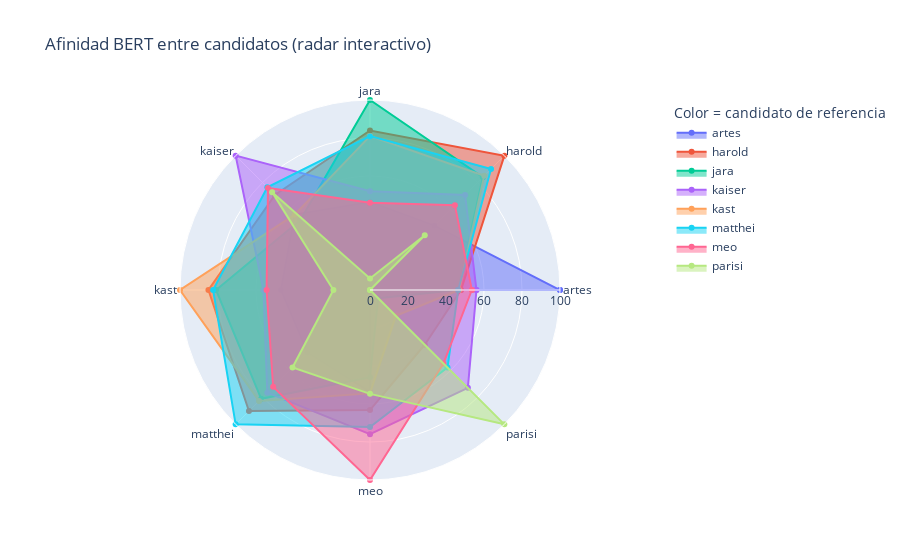
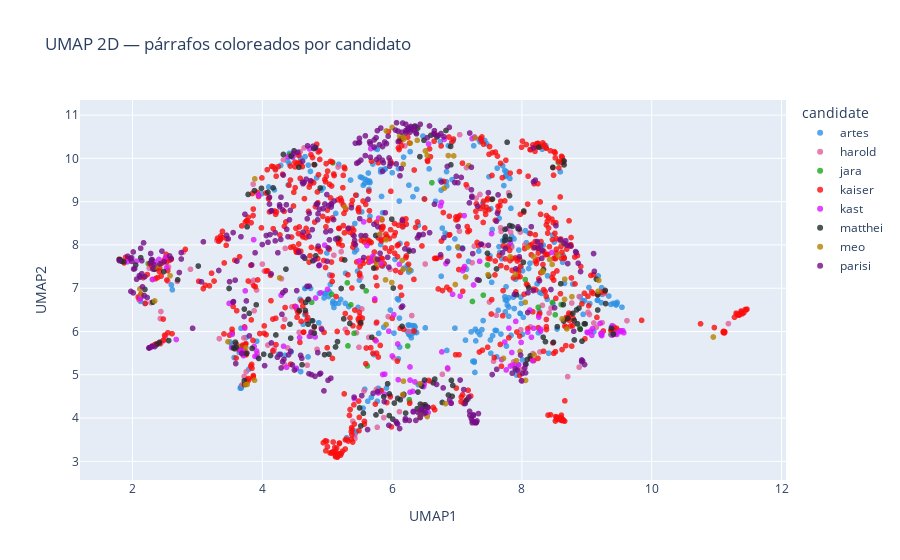
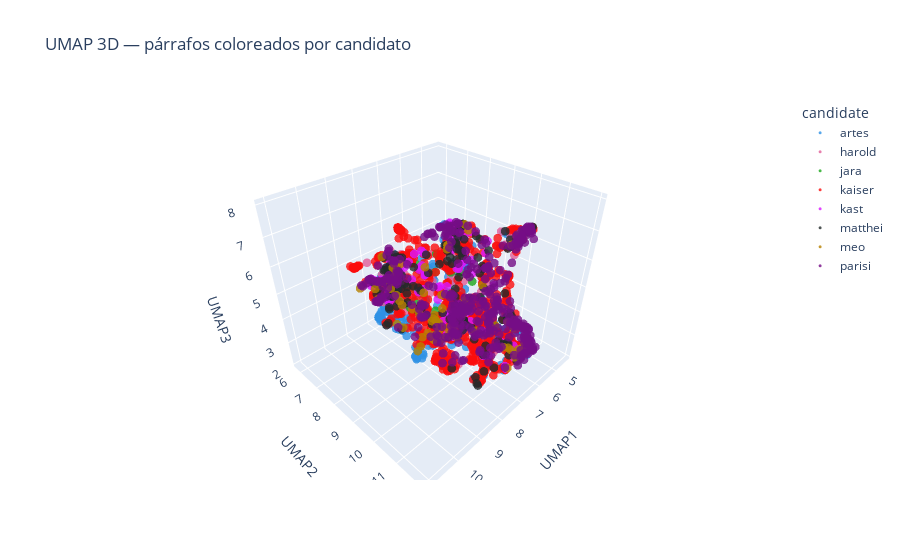

The notebook cell saved with these charts, in order:
### Code cell
# %% MÓDULO 12-P — Radar + UMAP 2D/3D interactivos
from sklearn.metrics.pairwise import cosine_similarity
import pandas as pd, numpy as np, umap
import plotly.graph_objects as go
import plotly.express as px

# 12-P.1 — matriz coseno por candidato
S = cosine_similarity(E_cand, E_cand)
labels = cands

# 12-P.2 — radar interactivo con leyenda explicativa
S01 = (S - S.min()) / (S.max() - S.min() + 1e-9)
S100 = 100.0 * S01
theta = labels + [labels[0]]

fig_radar = go.Figure()
for i, name in enumerate(labels):
    vals = S100[i, :].tolist() + [S100[i, 0]]
    fig_radar.add_trace(go.Scatterpolar(
        r=vals, theta=theta,
        mode="lines+markers", fill="toself",
        name=name,
        hovertemplate="<b>Referencia:</b> "+name+
                      "<br>%{theta}: %{r:.1f}<extra></extra>"
    ))
fig_radar.update_layout(
    title="Afinidad BERT entre candidatos (radar interactivo)",
    polar=dict(radialaxis=dict(range=[0,100], tick0=0, dtick=20)),
    legend_title_text="Color = candidato de referencia"
)
fig_radar.show()

# 12-P.3 — UMAP 2D global
cand_codes = paras_df["candidate"].astype("category")
cand_idx = cand_codes.cat.codes
cand_names = cand_codes.cat.categories.tolist()

um2 = umap.UMAP(
    n_components=2, random_state=42,
    metric="cosine", n_neighbors=15, min_dist=0.1
).fit_transform(Z_para)

df_um2 = pd.DataFrame({
    "UMAP1": um2[:, 0],
    "UMAP2": um2[:, 1],
    "candidate": paras_df["candidate"],
    "filename": paras_df["filename"],
    "para_id": paras_df["para_id"],
    "text": [t[:280]+"…" if isinstance(t,str) and len(t)>280 else t
             for t in paras_df["text"]]
})

# paleta cualitativa segura
try:
    palette = px.colors.qualitative.Dark24
except AttributeError:
    palette = px.colors.qualitative.Plotly

fig_u2 = px.scatter(
    df_um2, x="UMAP1", y="UMAP2",
    color="candidate",
    hover_data=["filename", "para_id", "text"],
    title="UMAP 2D — párrafos coloreados por candidato",
    color_discrete_sequence=palette
)
fig_u2.update_traces(marker=dict(size=6, opacity=0.8))
fig_u2.show()

# 12-P.4 — UMAP 3D global
um3 = umap.UMAP(
    n_components=3, random_state=42,
    metric="cosine", n_neighbors=15, min_dist=0.1
).fit_transform(Z_para)

df_um3 = pd.DataFrame({
    "UMAP1": um3[:, 0],
    "UMAP2": um3[:, 1],
    "UMAP3": um3[:, 2],
    "candidate": paras_df["candidate"],
    "filename": paras_df["filename"],
    "para_id": paras_df["para_id"],
    "text": [t[:200]+"…" if isinstance(t,str) and len(t)>200 else t
             for t in paras_df["text"]]
})

fig_u3 = px.scatter_3d(
    df_um3, x="UMAP1", y="UMAP2", z="UMAP3",
    color="candidate",
    hover_data=["filename", "para_id", "text"],
    title="UMAP 3D — párrafos coloreados por candidato",
    color_discrete_sequence=palette
)
fig_u3.update_traces(marker=dict(size=3, opacity=0.8))
fig_u3.show()

### Figure 1 — Plotly figure (JSON) as saved in the notebook; plotly's stock layout.template omitted (floating-point values rounded to 4 significant figures)
{"data": [{"fill": "toself", "hovertemplate": "<b>Referencia:</b> artes<br>%{theta}: %{r:.1f}<extra></extra>", "mode": "lines+markers", "name": "artes", "r": [100, 47.9, 46.25, 56.03, 46.87, 46.47, 53.59, 0, 100], "theta": ["artes", "harold", "jara", "kaiser", "kast", "matthei", "meo", "parisi", "artes"], "type": "scatterpolar"}, {"fill": "toself", "hovertemplate": "<b>Referencia:</b> harold<br>%{theta}: %{r:.1f}<extra></extra>", "mode": "lines+markers", "name": "harold", "r": [47.9, 100.0, 83.96, 70.75, 85.04, 90.1, 63.17, 40.76, 47.9], "theta": ["artes", "harold", "jara", "kaiser", "kast", "matthei", "meo", "parisi", "artes"], "type": "scatterpolar"}, {"fill": "toself", "hovertemplate": "<b>Referencia:</b> jara<br>%{theta}: %{r:.1f}<extra></extra>", "mode": "lines+markers", "name": "jara", "r": [46.25, 83.96, 100.0, 51.94, 81.03, 80.97, 45.94, 6.061, 46.25], "theta": ["artes", "harold", "jara", "kaiser", "kast", "matthei", "meo", "parisi", "artes"], "type": "scatterpolar"}, {"fill": "toself", "hovertemplate": "<b>Referencia:</b> kaiser<br>%{theta}: %{r:.1f}<extra></extra>", "mode": "lines+markers", "name": "kaiser", "r": [56.03, 70.75, 51.94, 100.0, 56.05, 76.43, 75.93, 72.85, 56.03], "theta": ["artes", "harold", "jara", "kaiser", "kast", "matthei", "meo", "parisi", "artes"], "type": "scatterpolar"}, {"fill": "toself", "hovertemplate": "<b>Referencia:</b> kast<br>%{theta}: %{r:.1f}<extra></extra>", "mode": "lines+markers", "name": "kast", "r": [46.87, 85.04, 81.03, 56.05, 100.0, 82.58, 54.42, 19.26, 46.87], "theta": ["artes", "harold", "jara", "kaiser", "kast", "matthei", "meo", "parisi", "artes"], "type": "scatterpolar"}, {"fill": "toself", "hovertemplate": "<b>Referencia:</b> matthei<br>%{theta}: %{r:.1f}<extra></extra>", "mode": "lines+markers", "name": "matthei", "r": [46.47, 90.1, 80.97, 76.43, 82.58, 100.0, 72.09, 57.7, 46.47], "theta": ["artes", "harold", "jara", "kaiser", "kast", "matthei", "meo", "parisi", "artes"], "type": "scatterpolar"}, {"fill": "toself", "hovertemplate": "<b>Referencia:</b> meo<br>%{theta}: %{r:.1f}<extra></extra>", "mode": "lines+markers", "name": "meo", "r": [53.59, 63.17, 45.94, 75.93, 54.42, 72.09, 100.0, 54.67, 53.59], "theta": ["artes", "harold", "jara", "kaiser", "kast", "matthei", "meo", "parisi", "artes"], "type": "scatterpolar"}, {"fill": "toself", "hovertemplate": "<b>Referencia:</b> parisi<br>%{theta}: %{r:.1f}<extra></extra>", "mode": "lines+markers", "name": "parisi", "r": [0, 40.76, 6.061, 72.85, 19.26, 57.7, 54.67, 100.0, 0], "theta": ["artes", "harold", "jara", "kaiser", "kast", "matthei", "meo", "parisi", "artes"], "type": "scatterpolar"}], "layout": {"legend": {"title": {"text": "Color = candidato de referencia"}}, "polar": {"radialaxis": {"dtick": 20, "range": [0, 100], "tick0": 0}}, "title": {"text": "Afinidad BERT entre candidatos (radar interactivo)"}}}

### Figure 2 — Plotly figure (JSON) as saved in the notebook; plotly's stock layout.template omitted (floating-point values rounded to 4 significant figures; data arrays with more than 128 entries replaced by an {"elided": "..."} marker saying what was removed)
{"data": [{"customdata": {"elided": "319x3 mixed values"}, "hovertemplate": "candidate=artes<br>UMAP1=%{x}<br>UMAP2=%{y}<br>filename=%{customdata[0]}<br>para_id=%{customdata[1]}<br>text=%{customdata[2]}<extra></extra>", "legendgroup": "artes", "marker": {"color": "#2E91E5", "opacity": 0.8, "size": 6, "symbol": "circle"}, "mode": "markers", "name": "artes", "showlegend": true, "type": "scattergl", "x": {"elided": "319 float values"}, "xaxis": "x", "y": {"elided": "319 float values"}, "yaxis": "y"}, {"customdata": {"elided": "138x3 mixed values"}, "hovertemplate": "candidate=harold<br>UMAP1=%{x}<br>UMAP2=%{y}<br>filename=%{customdata[0]}<br>para_id=%{customdata[1]}<br>text=%{customdata[2]}<extra></extra>", "legendgroup": "harold", "marker": {"color": "#E15F99", "opacity": 0.8, "size": 6, "symbol": "circle"}, "mode": "markers", "name": "harold", "showlegend": true, "type": "scattergl", "x": {"elided": "138 float values"}, "xaxis": "x", "y": {"elided": "138 float values"}, "yaxis": "y"}, {"customdata": [["jara.pdf", 1, "Plataforma Programática Justa, Segura y Próspera Esta plataforma de gobierno nace con un compromiso claro: defender, recuperar y cambiar lo que más le importa a cada uno y una de nosotros, la posibilidad de que nuestras familias vivan en un país más justo, seguro y próspero para …"], ["jara.pdf", 2, "Eso no es justo . Nuestro compromiso es que las familias trabajadoras de Chile tengan una vida digna. Y para lograrlo, es necesario terminar con los abusos que se repiten cada día: sueldos bajos, viviendas precarias, altos tiempos de espera en salud, transporte indigno, falta de …"], ["jara.pdf", 3, "Todo esto ha sido posible gracias a una férrea voluntad política de cambiar las cosas. Estas medidas no son promesas ni palabras vacías: son acciones concretas que hoy mejoran la vida de miles de familias trabajadoras en todo Chile. Pero lo decimos con claridad: no es suﬁciente. …"], ["jara.pdf", 4, "Hemos llegado a un momento decisivo para cada uno y cada una de nosotros. Lo que hemos logrado construir con tanto esfuerzo en estos años hoy está amenazado por una derecha que quiere retroceder en derechos que permiten las condiciones de vida digna para los chilenos y chilenas. …"], ["jara.pdf", 5, "defender a las familias chilenas, a los trabajadores y trabajadoras, a las juventudes, a las mujeres, a las diversidades, a los pueblos indígenas y a todas las personas que, a pesar de tener lo menos, hacen lo más. Defenderlos es, en realidad, defender a nuestro país. 1 Este prog…"], ["jara.pdf", 6, "A defender lo que hemos logrado con lucha, a sumar fuerzas para lo que aún nos falta, a volver a soñar juntos con el país que merecemos. Porque solo unidos podremos avanzar hacia un Chile mejor. Sabemos que la realidad nacional se ha vuelto incierta , pero también sabemos que la …"], ["jara.pdf", 7, "A creer que es posible un Chile distinto, construido desde las grandes mayorías, con futuro, justicia y esperanza. Los ejes de nuestra propuesta Para avanzar hacia un país más justo, el Partido Comunista propone un programa de gobierno estructurado en tres ejes fundamentales: Des…"], ["jara.pdf", 8, "Modelo de desarrollo guiado por la demanda interna parte de una premisa sencilla y poderosa: cuando a las y los trabajadores les va bien, al país también le va bien. Esto implica aumentar los ingresos de las familias mediante políticas de fortalecimiento del empleo, negociación c…"], ["jara.pdf", 9, "Porque no basta con tener empleo si se vive en zonas sin servicios, con transporte precario, sin acceso a salud o con escuelas abandonadas. Apostar por barrios dignos es garantizar que todas las familias, sin importar dónde vivan, tengan derecho a un entorno seguro, con infraestr…"], ["jara.pdf", 10, "sin participación, sin derechos garantizados, sin instituciones legítimas y cercanas, no hay transformación posible. La democracia no es solo el derecho a votar cada cierto tiempo; es también el derecho a participar de la vida social, económica y territorial. Esto incluye no sólo…"], ["jara.pdf", 11, "La mejor estrategia en seguridad pública es priorizar inteligencia policial, presencia del Estado en los territorios y fuerte prevención social. Se trata de desarticular las redes del crimen organizado, devolver el control de los barrios a las comunidades, y entender que la segur…"], ["jara.pdf", 12, "Más empleos decente y mejores salarios: Para mejorar sueldos y empleos se requiere una política de inversión pública estratégica, combinada con un nuevo pacto social laboral que digniﬁque el trabajo. La relación entre estos tres ejes permite construir un proyecto coherente y tran…"], ["jara.pdf", 13, "Esta articulación no sólo ofrece una estrategia de transformación estructural, sino que también acerca las metas de un gobierno a las preocupaciones concretas de las personas. Lo que muchas veces se presenta como grandes debates ideológicos, aquí se traduce en cuestiones simples …"], ["jara.pdf", 14, "Es un proyecto que no se limita a administrar lo existente, sino que transforma lo necesario. Para que Chile avance, es imprescindible garantizar condiciones justas para vivir. Y para eso, no basta con crecimiento económico; se requiere un nuevo pacto social, territorial y democr…"], ["jara.pdf", 15, "Se avanzará hacia un salario vital, fortaleciendo la conciliación laboral y la sala cuna universal. Además, se revisará la subcontratación y las causales de despido para recuperar la estabilidad en el empleo. Se promoverán ambientes laborales libres de violencia, con perspectiva …"], ["jara.pdf", 16, "Enfrentaremos con ﬁrmeza la ruta del dinero que genera el narcotráﬁco. Impulsaremos una ley de levantamiento del secreto bancario. Erradicaremos la violencia de género como prioridad nacional. Seguridad, orden y justicia para proteger a las familias de Chile. 3. Debemos asegurar …"], ["jara.pdf", 17, "Impulsaremos una reforma del sistema de salud para avanzar hacia un modelo universal, integrado y solidario. Reduciremos listas de espera,a través de la reducción de los tiempos de espera, de los tiempos de entrega de exámenes y la ampliación del número de especialistas. Ampliare…"], ["jara.pdf", 18, "Proponemos un nuevo modelo de desarrollo productivo basado en industrialización, tecnología y sustentabilidad. Fortaleceremos el rol estratégico del Estado en sectores clave como el cobre, el litio y energía, impulsando la empresa nacional del litio y una transición ecológica jus…"], ["jara.pdf", 19, "Impulsaremos trayectorias educativas continuas y dignas, implementaremos el plan Escuelas como Espacios Seguros para prevenir la violencia escolar, fortaleceremos la salud mental en escuelas y modernizaremos el ﬁnanciamiento hacia un modelo basal justo. Impulsaremos el rol públic…"], ["jara.pdf", 20, "Garantizaremos la autonomía económica de mujeres y diversidades con empleo digno e inserción laboral inclusiva. Aseguraremos el derecho al aborto libre, seguro y gratuito, ampliaremos el acceso a la salud sexual y reproductiva, e implementaremos una Educación Sexual y Afectiva In…"], ["jara.pdf", 21, "Impulsaremos el modelo de \"Ciudad Digna\" y ciudades de 15 minutos, asegurando servicios básicos cerca de los hogares. Construiremos viviendas públicas a precio justo, apoyaremos cooperativas de vivienda, fortaleceremos el arriendo protegido y ﬁscalizaremos estrictamente el mercad…"], ["jara.pdf", 22, "Crearemos una nueva Ley de Protección de Glaciares y un ente autónomo de bases ambientales. 11. Infancias libres, futuro seguro. Crearemos un Sistema Nacional de Protección Administrativa para niñas, niños y adolescentes, extendiendo Chile Crece Contigo hasta los 13 años y la ate…"], ["jara.pdf", 23, "Reconoceremos y remuneraremos el trabajo reproductivo y de cuidados como pilar económico. Aumentaremos la inversión pública en infraestructura, educación, salud y tecnología, fortaleciendo el rol del Estado con enfoque de género, justicia social y equidad territorial. 13. Chile s…"], ["jara.pdf", 24, "Fortaleceremos la Ley de Transparencia endureciendo las sanciones por corrupción, regulando las “puertas giratorias” entre el sector público y privado y protegiendo efectivamente a los denunciantes. Modernizaremos el sistema de compras públicas para asegurar trazabilidad y exclui…"], ["jara.pdf", 25, "Aseguraremos la paridad de género en todos los niveles de representación, reservaremos escaños para pueblos indígenas e impulsaremos mecanismos de participación ciudadana como iniciativas populares de ley, derogación de leyes, consultas y plebiscitos locales abiertos a extranjero…"], ["jara.pdf", 26, "Impulsaremos la expansión ferroviaria con proyectos como Santiago–Melipilla, Biotrén hasta Lota y el tren Valparaíso–Santiago, conectando regiones y reduciendo desigualdades territoriales. Avanzaremos en electromovilidad, expandiendo las ﬂotas de buses eléctricos y creando una re…"], ["jara.pdf", 27, "Garantizaremos ﬁnanciamiento a los Sitios de Memoria, promulgaremos una ley que prohíba el negacionismo de las violaciones a los derechos humanos durante la dictadura, ampliaremos las atribuciones del INDH, estableceremos un mecanismo permanente de caliﬁcación de víctimas y capac…"], ["jara.pdf", 28, "Promoveremos la generación de condiciones habilitantes —como el acceso al agua, energía y servicios básicos— junto con una política robusta de conectividad digital y territorial, que permita integrar a los territorios rurales. Asimismo, fomentaremos la diversiﬁcación productiva s…"], ["jara.pdf", 29, "trayectorias educativas continuas y gratuitas con bienestar estudiantil asegurado; prioridad en cooperativas de vivienda y arriendo protegido; ciudades de 15 minutos con espacios seguros, cultura, salud mental y transporte nocturno; políticas efectivas de prevención de violencia …"]], "hovertemplate": "candidate=jara<br>UMAP1=%{x}<br>UMAP2=%{y}<br>filename=%{customdata[0]}<br>para_id=%{customdata[1]}<br>text=%{customdata[2]}<extra></extra>", "legendgroup": "jara", "marker": {"color": "#1CA71C", "opacity": 0.8, "size": 6, "symbol": "circle"}, "mode": "markers", "name": "jara", "showlegend": true, "type": "scattergl", "x": [5.31, 8.251, 8.514, 9.388, 8.891, 9.372, 8.471, 5.364, 5.413, 6.24, 6.265, 5.068, 5.6, 8.605, 4.76, 7.238, 2.241, 6.613, 3.703, 4.74, 4.419, 7.405, 7.469, 8.052, 5.32, 8.56, 5.619, 5.087, 3.676], "xaxis": "x", "y": [7.125, 6.559, 6.385, 5.985, 6.077, 5.93, 6.672, 6.617, 5.957, 5.665, 4.424, 6.858, 6.939, 6.622, 6.673, 6.694, 7.568, 9.438, 5.581, 5.89, 10.08, 6.839, 7.539, 7.2, 5.668, 9.909, 5.205, 9.896, 5.657], "yaxis": "y"}, {"customdata": {"elided": "782x3 mixed values"}, "hovertemplate": "candidate=kaiser<br>UMAP1=%{x}<br>UMAP2=%{y}<br>filename=%{customdata[0]}<br>para_id=%{customdata[1]}<br>text=%{customdata[2]}<extra></extra>", "legendgroup": "kaiser", "marker": {"color": "#FB0D0D", "opacity": 0.8, "size": 6, "symbol": "circle"}, "mode": "markers", "name": "kaiser", "showlegend": true, "type": "scattergl", "x": {"elided": "782 float values"}, "xaxis": "x", "y": {"elided": "782 float values"}, "yaxis": "y"}, {"customdata": {"elided": "135x3 mixed values"}, "hovertemplate": "candidate=kast<br>UMAP1=%{x}<br>UMAP2=%{y}<br>filename=%{customdata[0]}<br>para_id=%{customdata[1]}<br>text=%{customdata[2]}<extra></extra>", "legendgroup": "kast", "marker": {"color": "#DA16FF", "opacity": 0.8, "size": 6, "symbol": "circle"}, "mode": "markers", "name": "kast", "showlegend": true, "type": "scattergl", "x": {"elided": "135 float values"}, "xaxis": "x", "y": {"elided": "135 float values"}, "yaxis": "y"}, {"customdata": {"elided": "172x3 mixed values"}, "hovertemplate": "candidate=matthei<br>UMAP1=%{x}<br>UMAP2=%{y}<br>filename=%{customdata[0]}<br>para_id=%{customdata[1]}<br>text=%{customdata[2]}<extra></extra>", "legendgroup": "matthei", "marker": {"color": "#222A2A", "opacity": 0.8, "size": 6, "symbol": "circle"}, "mode": "markers", "name": "matthei", "showlegend": true, "type": "scattergl", "x": {"elided": "172 float values"}, "xaxis": "x", "y": {"elided": "172 float values"}, "yaxis": "y"}, {"customdata": {"elided": "77x3 mixed values"}, "hovertemplate": "candidate=meo<br>UMAP1=%{x}<br>UMAP2=%{y}<br>filename=%{customdata[0]}<br>para_id=%{customdata[1]}<br>text=%{customdata[2]}<extra></extra>", "legendgroup": "meo", "marker": {"color": "#B68100", "opacity": 0.8, "size": 6, "symbol": "circle"}, "mode": "markers", "name": "meo", "showlegend": true, "type": "scattergl", "x": [8.618, 8.692, 5.995, 8.77, 8.657, 8.66, 5.763, 7.131, 6.974, 7.82, 8.182, 7.012, 8.426, 8.315, 8.089, 8.619, 7.478, 6.387, 8.558, 8.466, 5.812, 7.9, 5.273, 2.579, 6.513, 6.172, 5.571, 5.899, 7.279, 8.323, 7.972, 7.716, 6.174, 6.431, 6.541, 6.425, 7.915, 6.163, 3.884, 10.95, 8.056, 6.447, 6.824, 8.19, 6.426, 2.342, 2.417, 2.133, 5.749, 2.114, 6.116, 2.34, 3.88, 3.767, 4.267, 3.741, 3.47, 3.746, 6.803, 6.949, 6.184, 7.181, 6.279, 6.866, 6.541, 9.184, 5.911, 6.001, 9.173, 6.175, 6.271, 5.906, 6.169, 6.154, 5.842, 8.052, 5.907], "xaxis": "x", "y": [6.29, 6.06, 7.132, 6.803, 6.743, 7.208, 7.56, 7.26, 7.085, 7.725, 7.728, 7.958, 7.665, 7.396, 7.951, 8.035, 7.313, 10.42, 7.755, 7.551, 8.25, 7.319, 8.874, 7.289, 10.17, 9.861, 8.195, 7.193, 10.47, 7.371, 5.539, 5.378, 4.853, 4.116, 4.036, 4.009, 5.325, 4.54, 9.526, 5.872, 4.871, 4.138, 4.334, 5.457, 4.795, 6.706, 7.528, 6.853, 7.675, 6.984, 10.52, 7.478, 4.873, 4.779, 7.239, 4.77, 5.764, 5.626, 9.311, 10.06, 10.45, 9.832, 10.35, 10.06, 10.07, 7.182, 10.63, 10.71, 6.928, 10.48, 7.424, 8.117, 7.434, 7.64, 8.601, 6.675, 6.16], "yaxis": "y"}, {"customdata": {"elided": "369x3 mixed values"}, "hovertemplate": "candidate=parisi<br>UMAP1=%{x}<br>UMAP2=%{y}<br>filename=%{customdata[0]}<br>para_id=%{customdata[1]}<br>text=%{customdata[2]}<extra></extra>", "legendgroup": "parisi", "marker": {"color": "#750D86", "opacity": 0.8, "size": 6, "symbol": "circle"}, "mode": "markers", "name": "parisi", "showlegend": true, "type": "scattergl", "x": {"elided": "369 float values"}, "xaxis": "x", "y": {"elided": "369 float values"}, "yaxis": "y"}], "layout": {"legend": {"title": {"text": "candidate"}, "tracegroupgap": 0}, "title": {"text": "UMAP 2D — párrafos coloreados por candidato"}, "xaxis": {"anchor": "y", "domain": [0, 1], "title": {"text": "UMAP1"}}, "yaxis": {"anchor": "x", "domain": [0, 1], "title": {"text": "UMAP2"}}}}

### Figure 3 — Plotly figure (JSON) as saved in the notebook; plotly's stock layout.template omitted (floating-point values rounded to 4 significant figures; data arrays with more than 128 entries replaced by an {"elided": "..."} marker saying what was removed)
{"data": [{"customdata": {"elided": "319x3 mixed values"}, "hovertemplate": "candidate=artes<br>UMAP1=%{x}<br>UMAP2=%{y}<br>UMAP3=%{z}<br>filename=%{customdata[0]}<br>para_id=%{customdata[1]}<br>text=%{customdata[2]}<extra></extra>", "legendgroup": "artes", "marker": {"color": "#2E91E5", "opacity": 0.8, "size": 3, "symbol": "circle"}, "mode": "markers", "name": "artes", "scene": "scene", "showlegend": true, "type": "scatter3d", "x": {"elided": "319 float values"}, "y": {"elided": "319 float values"}, "z": {"elided": "319 float values"}}, {"customdata": {"elided": "138x3 mixed values"}, "hovertemplate": "candidate=harold<br>UMAP1=%{x}<br>UMAP2=%{y}<br>UMAP3=%{z}<br>filename=%{customdata[0]}<br>para_id=%{customdata[1]}<br>text=%{customdata[2]}<extra></extra>", "legendgroup": "harold", "marker": {"color": "#E15F99", "opacity": 0.8, "size": 3, "symbol": "circle"}, "mode": "markers", "name": "harold", "scene": "scene", "showlegend": true, "type": "scatter3d", "x": {"elided": "138 float values"}, "y": {"elided": "138 float values"}, "z": {"elided": "138 float values"}}, {"customdata": [["jara.pdf", 1, "Plataforma Programática Justa, Segura y Próspera Esta plataforma de gobierno nace con un compromiso claro: defender, recuperar y cambiar lo que más le importa a cada uno y una de nosotros, la posibili…"], ["jara.pdf", 2, "Eso no es justo . Nuestro compromiso es que las familias trabajadoras de Chile tengan una vida digna. Y para lograrlo, es necesario terminar con los abusos que se repiten cada día: sueldos bajos, vivi…"], ["jara.pdf", 3, "Todo esto ha sido posible gracias a una férrea voluntad política de cambiar las cosas. Estas medidas no son promesas ni palabras vacías: son acciones concretas que hoy mejoran la vida de miles de fami…"], ["jara.pdf", 4, "Hemos llegado a un momento decisivo para cada uno y cada una de nosotros. Lo que hemos logrado construir con tanto esfuerzo en estos años hoy está amenazado por una derecha que quiere retroceder en de…"], ["jara.pdf", 5, "defender a las familias chilenas, a los trabajadores y trabajadoras, a las juventudes, a las mujeres, a las diversidades, a los pueblos indígenas y a todas las personas que, a pesar de tener lo menos,…"], ["jara.pdf", 6, "A defender lo que hemos logrado con lucha, a sumar fuerzas para lo que aún nos falta, a volver a soñar juntos con el país que merecemos. Porque solo unidos podremos avanzar hacia un Chile mejor. Sabem…"], ["jara.pdf", 7, "A creer que es posible un Chile distinto, construido desde las grandes mayorías, con futuro, justicia y esperanza. Los ejes de nuestra propuesta Para avanzar hacia un país más justo, el Partido Comuni…"], ["jara.pdf", 8, "Modelo de desarrollo guiado por la demanda interna parte de una premisa sencilla y poderosa: cuando a las y los trabajadores les va bien, al país también le va bien. Esto implica aumentar los ingresos…"], ["jara.pdf", 9, "Porque no basta con tener empleo si se vive en zonas sin servicios, con transporte precario, sin acceso a salud o con escuelas abandonadas. Apostar por barrios dignos es garantizar que todas las famil…"], ["jara.pdf", 10, "sin participación, sin derechos garantizados, sin instituciones legítimas y cercanas, no hay transformación posible. La democracia no es solo el derecho a votar cada cierto tiempo; es también el derec…"], ["jara.pdf", 11, "La mejor estrategia en seguridad pública es priorizar inteligencia policial, presencia del Estado en los territorios y fuerte prevención social. Se trata de desarticular las redes del crimen organizad…"], ["jara.pdf", 12, "Más empleos decente y mejores salarios: Para mejorar sueldos y empleos se requiere una política de inversión pública estratégica, combinada con un nuevo pacto social laboral que digniﬁque el trabajo. …"], ["jara.pdf", 13, "Esta articulación no sólo ofrece una estrategia de transformación estructural, sino que también acerca las metas de un gobierno a las preocupaciones concretas de las personas. Lo que muchas veces se p…"], ["jara.pdf", 14, "Es un proyecto que no se limita a administrar lo existente, sino que transforma lo necesario. Para que Chile avance, es imprescindible garantizar condiciones justas para vivir. Y para eso, no basta co…"], ["jara.pdf", 15, "Se avanzará hacia un salario vital, fortaleciendo la conciliación laboral y la sala cuna universal. Además, se revisará la subcontratación y las causales de despido para recuperar la estabilidad en el…"], ["jara.pdf", 16, "Enfrentaremos con ﬁrmeza la ruta del dinero que genera el narcotráﬁco. Impulsaremos una ley de levantamiento del secreto bancario. Erradicaremos la violencia de género como prioridad nacional. Segurid…"], ["jara.pdf", 17, "Impulsaremos una reforma del sistema de salud para avanzar hacia un modelo universal, integrado y solidario. Reduciremos listas de espera,a través de la reducción de los tiempos de espera, de los tiem…"], ["jara.pdf", 18, "Proponemos un nuevo modelo de desarrollo productivo basado en industrialización, tecnología y sustentabilidad. Fortaleceremos el rol estratégico del Estado en sectores clave como el cobre, el litio y …"], ["jara.pdf", 19, "Impulsaremos trayectorias educativas continuas y dignas, implementaremos el plan Escuelas como Espacios Seguros para prevenir la violencia escolar, fortaleceremos la salud mental en escuelas y moderni…"], ["jara.pdf", 20, "Garantizaremos la autonomía económica de mujeres y diversidades con empleo digno e inserción laboral inclusiva. Aseguraremos el derecho al aborto libre, seguro y gratuito, ampliaremos el acceso a la s…"], ["jara.pdf", 21, "Impulsaremos el modelo de \"Ciudad Digna\" y ciudades de 15 minutos, asegurando servicios básicos cerca de los hogares. Construiremos viviendas públicas a precio justo, apoyaremos cooperativas de vivien…"], ["jara.pdf", 22, "Crearemos una nueva Ley de Protección de Glaciares y un ente autónomo de bases ambientales. 11. Infancias libres, futuro seguro. Crearemos un Sistema Nacional de Protección Administrativa para niñas, …"], ["jara.pdf", 23, "Reconoceremos y remuneraremos el trabajo reproductivo y de cuidados como pilar económico. Aumentaremos la inversión pública en infraestructura, educación, salud y tecnología, fortaleciendo el rol del …"], ["jara.pdf", 24, "Fortaleceremos la Ley de Transparencia endureciendo las sanciones por corrupción, regulando las “puertas giratorias” entre el sector público y privado y protegiendo efectivamente a los denunciantes. M…"], ["jara.pdf", 25, "Aseguraremos la paridad de género en todos los niveles de representación, reservaremos escaños para pueblos indígenas e impulsaremos mecanismos de participación ciudadana como iniciativas populares de…"], ["jara.pdf", 26, "Impulsaremos la expansión ferroviaria con proyectos como Santiago–Melipilla, Biotrén hasta Lota y el tren Valparaíso–Santiago, conectando regiones y reduciendo desigualdades territoriales. Avanzaremos…"], ["jara.pdf", 27, "Garantizaremos ﬁnanciamiento a los Sitios de Memoria, promulgaremos una ley que prohíba el negacionismo de las violaciones a los derechos humanos durante la dictadura, ampliaremos las atribuciones del…"], ["jara.pdf", 28, "Promoveremos la generación de condiciones habilitantes —como el acceso al agua, energía y servicios básicos— junto con una política robusta de conectividad digital y territorial, que permita integrar …"], ["jara.pdf", 29, "trayectorias educativas continuas y gratuitas con bienestar estudiantil asegurado; prioridad en cooperativas de vivienda y arriendo protegido; ciudades de 15 minutos con espacios seguros, cultura, sal…"]], "hovertemplate": "candidate=jara<br>UMAP1=%{x}<br>UMAP2=%{y}<br>UMAP3=%{z}<br>filename=%{customdata[0]}<br>para_id=%{customdata[1]}<br>text=%{customdata[2]}<extra></extra>", "legendgroup": "jara", "marker": {"color": "#1CA71C", "opacity": 0.8, "size": 3, "symbol": "circle"}, "mode": "markers", "name": "jara", "scene": "scene", "showlegend": true, "type": "scatter3d", "x": [6.637, 8.849, 9.074, 9.796, 9.434, 9.942, 9.208, 6.747, 7.245, 7.068, 7.654, 6.165, 6.782, 9.208, 5.901, 7.841, 4.727, 7.091, 6.404, 6.298, 5.868, 7.373, 7.76, 8.369, 6.558, 7.855, 7.091, 6.307, 6.383], "y": [8.488, 9.556, 9.477, 9.357, 9.18, 9.385, 9.47, 8.73, 8.69, 7.597, 6.917, 8.601, 8.524, 9.645, 8.383, 9.101, 9.866, 10.72, 8.812, 8.137, 10.37, 9.053, 10.47, 9.638, 7.868, 11.02, 7.41, 10.69, 8.775], "z": [4.191, 5.939, 6.052, 6.185, 5.962, 6.204, 5.449, 5.175, 5.899, 4.98, 4.744, 4.846, 4.334, 5.779, 5.056, 5.868, 6.235, 3.943, 6.721, 5.788, 2.455, 6.404, 6.139, 4.985, 5.443, 2.649, 5.078, 3.202, 6.698]}, {"customdata": {"elided": "782x3 mixed values"}, "hovertemplate": "candidate=kaiser<br>UMAP1=%{x}<br>UMAP2=%{y}<br>UMAP3=%{z}<br>filename=%{customdata[0]}<br>para_id=%{customdata[1]}<br>text=%{customdata[2]}<extra></extra>", "legendgroup": "kaiser", "marker": {"color": "#FB0D0D", "opacity": 0.8, "size": 3, "symbol": "circle"}, "mode": "markers", "name": "kaiser", "scene": "scene", "showlegend": true, "type": "scatter3d", "x": {"elided": "782 float values"}, "y": {"elided": "782 float values"}, "z": {"elided": "782 float values"}}, {"customdata": {"elided": "135x3 mixed values"}, "hovertemplate": "candidate=kast<br>UMAP1=%{x}<br>UMAP2=%{y}<br>UMAP3=%{z}<br>filename=%{customdata[0]}<br>para_id=%{customdata[1]}<br>text=%{customdata[2]}<extra></extra>", "legendgroup": "kast", "marker": {"color": "#DA16FF", "opacity": 0.8, "size": 3, "symbol": "circle"}, "mode": "markers", "name": "kast", "scene": "scene", "showlegend": true, "type": "scatter3d", "x": {"elided": "135 float values"}, "y": {"elided": "135 float values"}, "z": {"elided": "135 float values"}}, {"customdata": {"elided": "172x3 mixed values"}, "hovertemplate": "candidate=matthei<br>UMAP1=%{x}<br>UMAP2=%{y}<br>UMAP3=%{z}<br>filename=%{customdata[0]}<br>para_id=%{customdata[1]}<br>text=%{customdata[2]}<extra></extra>", "legendgroup": "matthei", "marker": {"color": "#222A2A", "opacity": 0.8, "size": 3, "symbol": "circle"}, "mode": "markers", "name": "matthei", "scene": "scene", "showlegend": true, "type": "scatter3d", "x": {"elided": "172 float values"}, "y": {"elided": "172 float values"}, "z": {"elided": "172 float values"}}, {"customdata": {"elided": "77x3 mixed values"}, "hovertemplate": "candidate=meo<br>UMAP1=%{x}<br>UMAP2=%{y}<br>UMAP3=%{z}<br>filename=%{customdata[0]}<br>para_id=%{customdata[1]}<br>text=%{customdata[2]}<extra></extra>", "legendgroup": "meo", "marker": {"color": "#B68100", "opacity": 0.8, "size": 3, "symbol": "circle"}, "mode": "markers", "name": "meo", "scene": "scene", "showlegend": true, "type": "scatter3d", "x": [9.47, 9.366, 7.06, 9.36, 9.324, 9.304, 6.935, 8.107, 7.867, 9.35, 9.385, 8.424, 9.076, 8.968, 8.983, 9.025, 8.533, 6.585, 9.222, 9.207, 7.189, 9.041, 6.611, 5.143, 6.766, 6.579, 6.839, 7.057, 7.254, 8.972, 9.115, 9.076, 7.475, 7.67, 7.691, 7.608, 9.232, 7.512, 5.505, 10.44, 9.609, 7.447, 8.064, 9.456, 7.783, 5.747, 4.759, 5.454, 6.857, 5.267, 6.353, 4.826, 7.587, 7.553, 6.271, 7.547, 6.461, 6.246, 7.278, 7.315, 6.404, 7.546, 6.665, 7.236, 6.762, 9.82, 6.134, 6.116, 9.859, 6.387, 7.557, 7.263, 7.477, 7.513, 7.091, 8.773, 7.534], "y": [9.324, 9.074, 9.62, 9.29, 9.682, 9.935, 9.508, 9.667, 9.395, 9.888, 10.05, 9.617, 10.48, 10.14, 10.47, 10.46, 9.653, 11.66, 10.41, 10.16, 9.085, 9.754, 9.798, 10.08, 11.57, 11.24, 9.033, 9.672, 11.64, 10.18, 8.252, 7.913, 7.056, 6.788, 6.809, 6.761, 7.92, 6.889, 10.33, 9.928, 7.682, 6.776, 7.215, 8.324, 7.036, 10.27, 9.78, 10.27, 9.46, 10.21, 11.6, 9.915, 9.324, 9.317, 9.686, 9.301, 9.147, 8.803, 11.06, 11.61, 11.58, 11.62, 11.58, 11.67, 11.59, 9.841, 11.49, 11.54, 9.633, 11.63, 8.85, 9.119, 8.776, 8.944, 9.369, 9.565, 8.335], "z": [5.764, 5.776, 4.448, 5.54, 5.59, 5.569, 4.027, 4.944, 5.18, 4.178, 4.485, 3.869, 5.165, 5.311, 4.791, 4.768, 4.696, 3.349, 5.024, 4.944, 2.951, 4.433, 3.246, 6.156, 3.315, 4.194, 3.127, 4.403, 3.251, 5.469, 5.729, 5.527, 5.071, 4.422, 4.334, 4.321, 5.35, 4.988, 3.287, 7.853, 5.437, 4.515, 4.431, 5.293, 5.059, 6.416, 6.165, 6.415, 4.467, 6.594, 3.759, 6.272, 6.633, 6.751, 4.912, 6.737, 6.762, 6.762, 4.601, 4.103, 3.556, 4.281, 3.593, 4.008, 3.549, 5.317, 3.54, 3.651, 5.34, 3.505, 3.705, 3.358, 3.603, 3.608, 3.009, 5.808, 5.549]}, {"customdata": {"elided": "369x3 mixed values"}, "hovertemplate": "candidate=parisi<br>UMAP1=%{x}<br>UMAP2=%{y}<br>UMAP3=%{z}<br>filename=%{customdata[0]}<br>para_id=%{customdata[1]}<br>text=%{customdata[2]}<extra></extra>", "legendgroup": "parisi", "marker": {"color": "#750D86", "opacity": 0.8, "size": 3, "symbol": "circle"}, "mode": "markers", "name": "parisi", "scene": "scene", "showlegend": true, "type": "scatter3d", "x": {"elided": "369 float values"}, "y": {"elided": "369 float values"}, "z": {"elided": "369 float values"}}], "layout": {"legend": {"title": {"text": "candidate"}, "tracegroupgap": 0}, "scene": {"domain": {"x": [0, 1], "y": [0, 1]}, "xaxis": {"title": {"text": "UMAP1"}}, "yaxis": {"title": {"text": "UMAP2"}}, "zaxis": {"title": {"text": "UMAP3"}}}, "title": {"text": "UMAP 3D — párrafos coloreados por candidato"}}}
